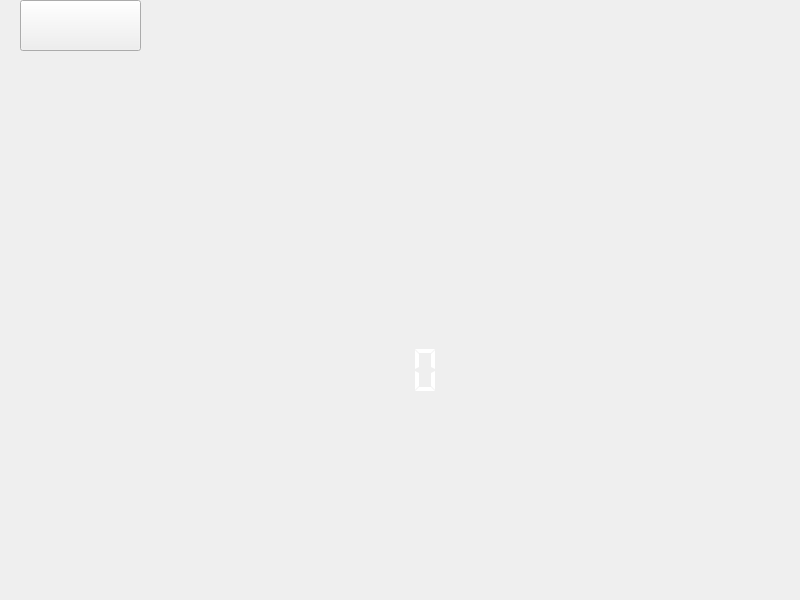
<?xml version="1.0" encoding="UTF-8"?>
<ui version="4.0">
 <class>endwindow</class>
 <widget class="QMainWindow" name="endwindow">
  <property name="geometry">
   <rect>
    <x>0</x>
    <y>0</y>
    <width>800</width>
    <height>600</height>
   </rect>
  </property>
  <property name="windowTitle">
   <string>MainWindow</string>
  </property>
  <widget class="QWidget" name="centralwidget">
   <widget class="QLCDNumber" name="lcdNumber">
    <property name="geometry">
     <rect>
      <x>310</x>
      <y>340</y>
      <width>131</width>
      <height>61</height>
     </rect>
    </property>
    <property name="font">
     <font>
      <pointsize>14</pointsize>
     </font>
    </property>
    <property name="styleSheet">
     <string notr="true">color: rgb(255, 255, 255);</string>
    </property>
    <property name="frameShape">
     <enum>QFrame::NoFrame</enum>
    </property>
    <property name="frameShadow">
     <enum>QFrame::Raised</enum>
    </property>
    <property name="segmentStyle">
     <enum>QLCDNumber::Flat</enum>
    </property>
   </widget>
   <widget class="QPushButton" name="pushButton">
    <property name="geometry">
     <rect>
      <x>20</x>
      <y>0</y>
      <width>121</width>
      <height>51</height>
     </rect>
    </property>
    <property name="styleSheet">
     <string notr="true">border-image: url(:/picture/newgameButton.png);</string>
    </property>
    <property name="text">
     <string/>
    </property>
   </widget>
  </widget>
  <widget class="QMenuBar" name="menubar">
   <property name="geometry">
    <rect>
     <x>0</x>
     <y>0</y>
     <width>800</width>
     <height>22</height>
    </rect>
   </property>
  </widget>
 </widget>
 <resources/>
 <connections>
  <connection>
   <sender>endwindow</sender>
   <signal>update_score(int)</signal>
   <receiver>lcdNumber</receiver>
   <slot>display(int)</slot>
   <hints>
    <hint type="sourcelabel">
     <x>399</x>
     <y>299</y>
    </hint>
    <hint type="destinationlabel">
     <x>375</x>
     <y>392</y>
    </hint>
   </hints>
  </connection>
 </connections>
 <slots>
  <signal>update_score(int)</signal>
 </slots>
</ui>
